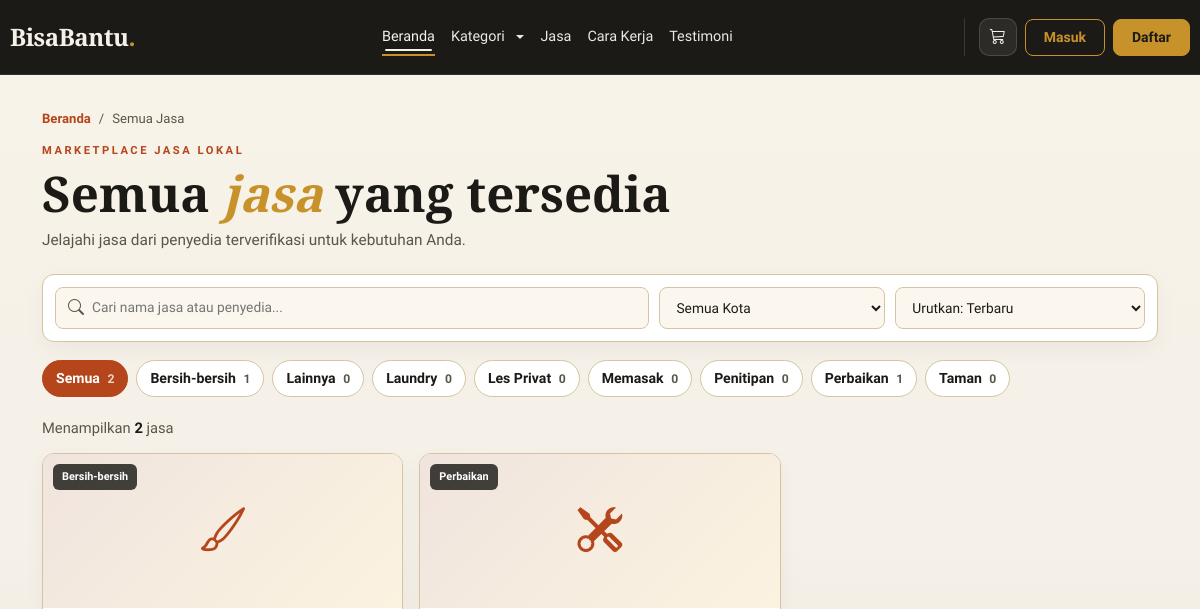
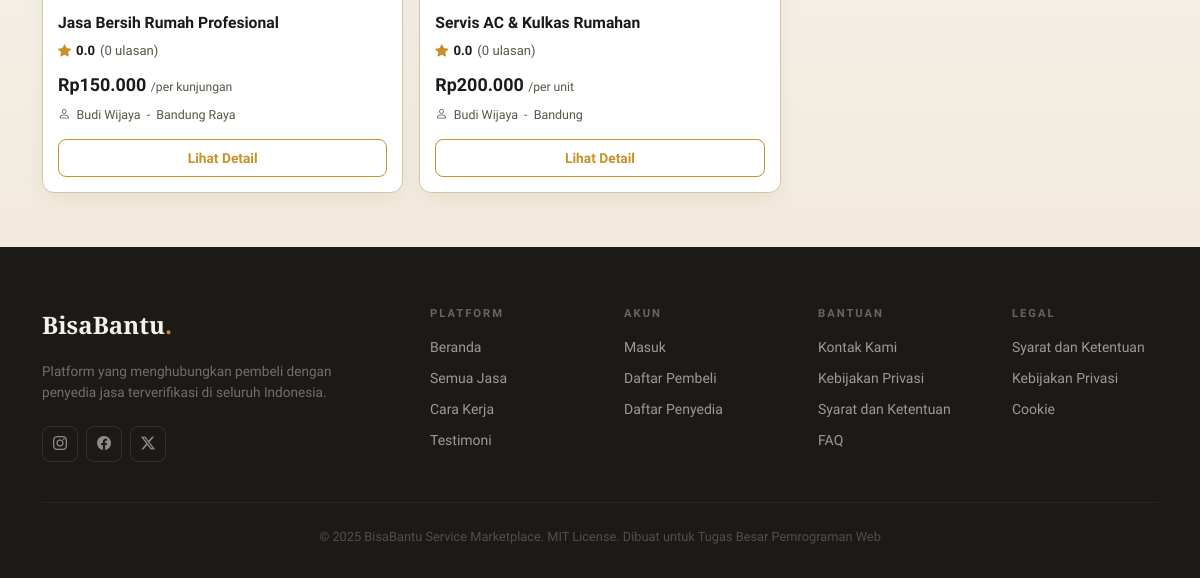
The page /index.php?page=services on the database as committed earlier (2 pictures, top to bottom).
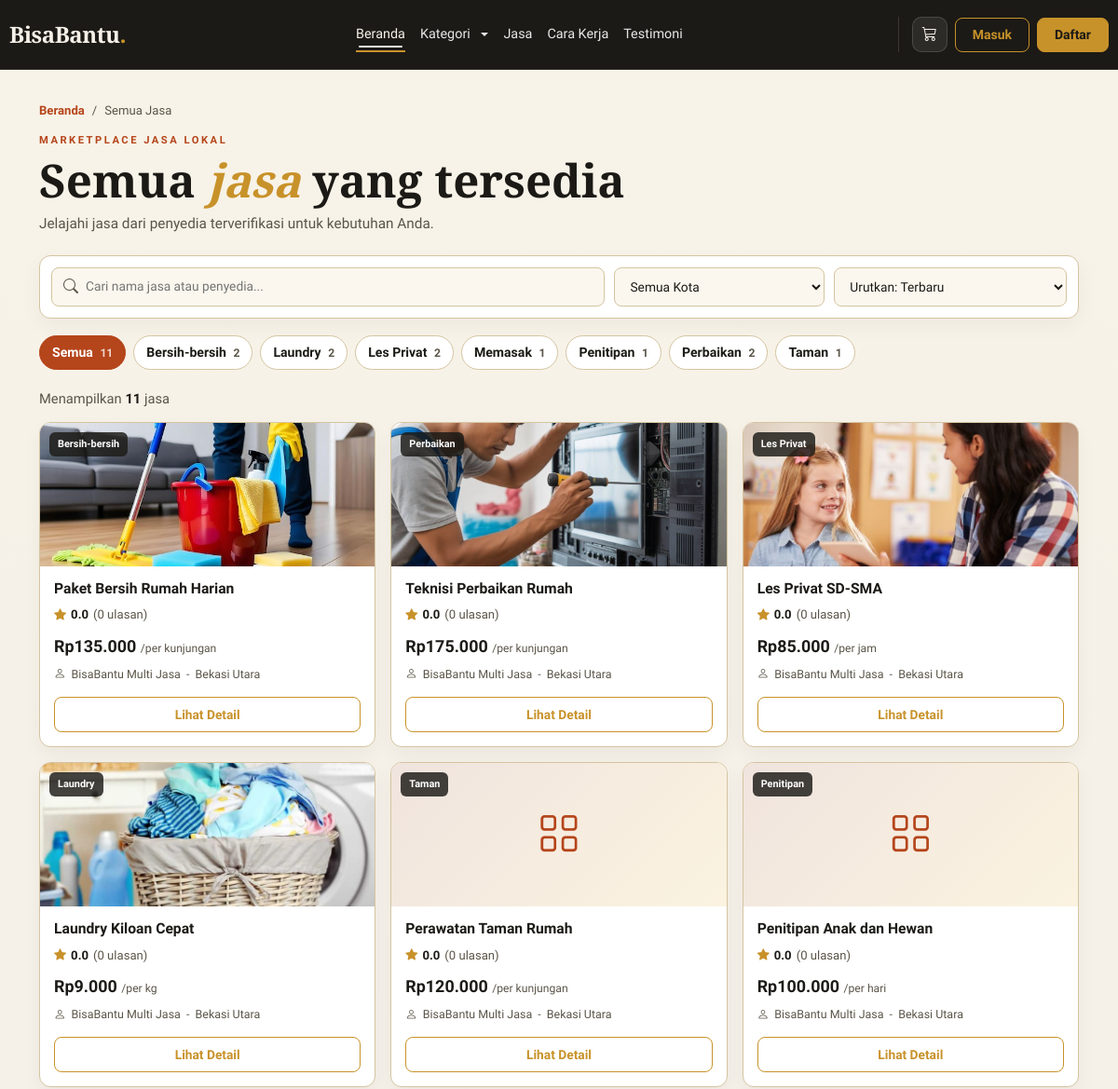
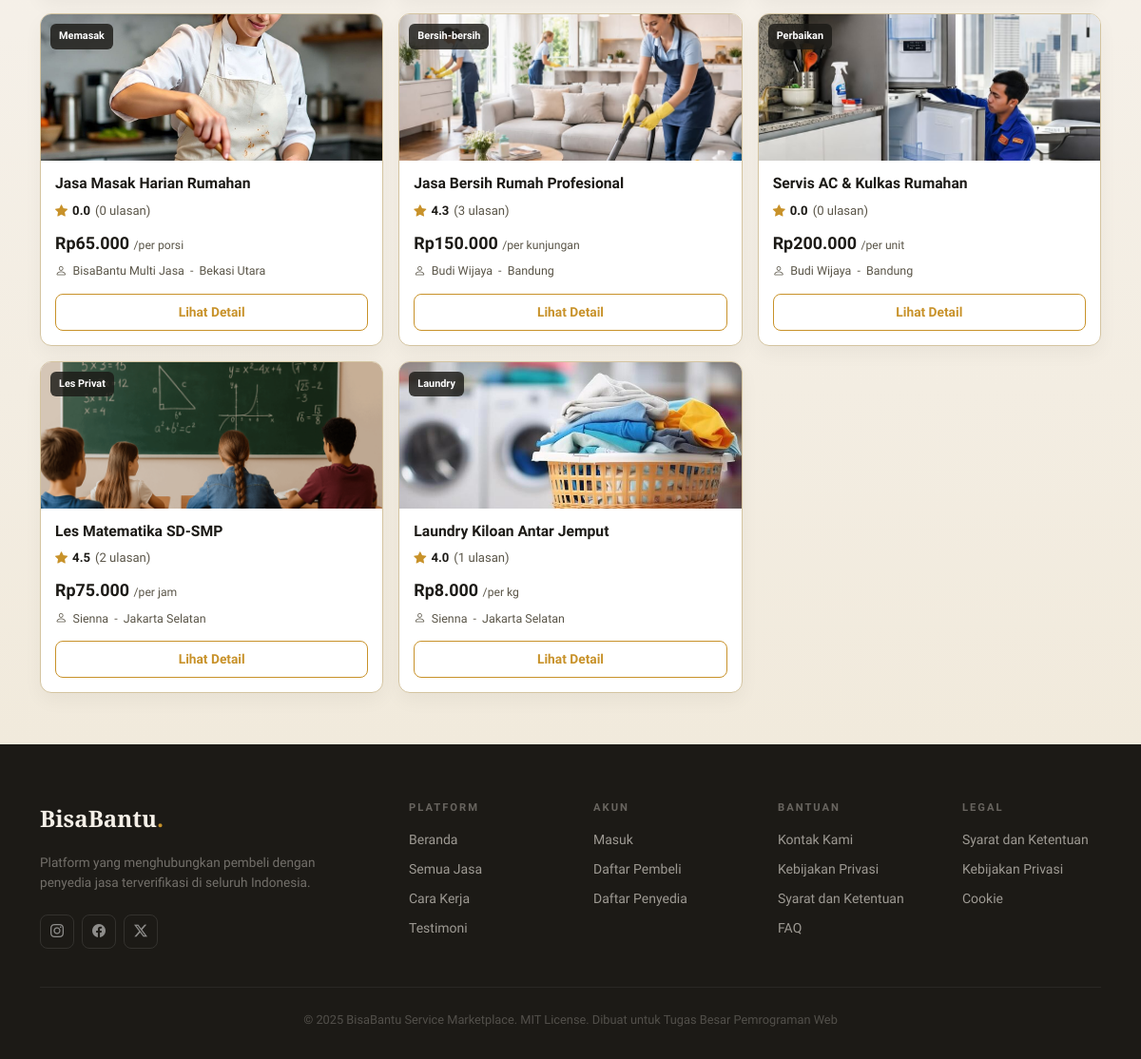
The same page on the database as committed later (2 pictures, top to bottom).
### tables this page shows
CREATE TABLE `categories` (
  `id` int NOT NULL AUTO_INCREMENT,
  `name` varchar(50) NOT NULL,
  `description` text,
  `created_at` timestamp NOT NULL DEFAULT CURRENT_TIMESTAMP,
  PRIMARY KEY (`id`)
);

CREATE TABLE `services` (
  `id` int NOT NULL AUTO_INCREMENT,
  `provider_id` int NOT NULL,
  `category_id` int NOT NULL,
  `title` varchar(200) NOT NULL,
  `description` text NOT NULL,
  `price` decimal(12,2) NOT NULL,
  `price_unit` varchar(20) DEFAULT 'per unit',
  `estimated_duration` varchar(50) DEFAULT NULL,
  `location` varchar(255) NOT NULL,
  `image` varchar(255) DEFAULT NULL,
  `is_active` tinyint(1) DEFAULT '1',
  `created_at` timestamp NOT NULL DEFAULT CURRENT_TIMESTAMP,
  `updated_at` timestamp NOT NULL DEFAULT CURRENT_TIMESTAMP ON UPDATE CURRENT_TIMESTAMP,
  PRIMARY KEY (`id`),
  KEY `provider_id` (`provider_id`),
  KEY `category_id` (`category_id`),
  CONSTRAINT `services_ibfk_1` FOREIGN KEY (`provider_id`) REFERENCES `users` (`id`) ON DELETE CASCADE,
  CONSTRAINT `services_ibfk_2` FOREIGN KEY (`category_id`) REFERENCES `categories` (`id`) ON DELETE RESTRICT
);

CREATE TABLE `users` (
  `id` int NOT NULL AUTO_INCREMENT,
  `name` varchar(100) NOT NULL,
  `email` varchar(100) NOT NULL,
  `password` varchar(255) NOT NULL,
  `role` enum('buyer','provider','admin') NOT NULL,
  `is_verified` tinyint(1) DEFAULT '0',
  `phone` varchar(20) DEFAULT NULL,
  `address` text,
  `remember_token` varchar(255) DEFAULT NULL,
  `profile_photo` varchar(255) DEFAULT NULL,
  `created_at` timestamp NOT NULL DEFAULT CURRENT_TIMESTAMP,
  `updated_at` timestamp NOT NULL DEFAULT CURRENT_TIMESTAMP ON UPDATE CURRENT_TIMESTAMP,
  PRIMARY KEY (`id`),
  UNIQUE KEY `email` (`email`)
);

### src/helpers/functions.php (called while the page is built, shortened)
<?php
function base_url($path = '') {
    $scheme = (!empty($_SERVER['HTTPS']) && $_SERVER['HTTPS'] !== 'off') ? 'https' : 'http';
    $host = $_SERVER['HTTP_HOST'] ?? 'localhost';
    $scriptDir = rtrim(dirname($_SERVER['SCRIPT_NAME']), '/\\');
    $base = $scheme . '://' . $host . $scriptDir;
    return rtrim($base, '/\\') . '/' . ltrim($path, '/\\');
}
function e($value) {
    return htmlspecialchars($value, ENT_QUOTES, 'UTF-8');
}
function format_rupiah($amount) {
    return 'Rp' . number_format((float) $amount, 0, ',', '.');
}
function category_icon($name) {
    $icons = [
        'bersih' => 'bi-brush',
        'perbaikan' => 'bi-tools',
        'les' => 'bi-mortarboard',
        'laundry' => 'bi-basket',
        'kecantikan' => 'bi-stars',
        'transport' => 'bi-truck',
    ];
    $lower = strtolower($name);
    foreach ($icons as $key => $icon) {
        if (str_contains($lower, $key)) {
            return $icon;
        }
    }
    return 'bi-grid';
}
function slugify($value) {
    $value = strtolower(trim((string) $value));
    $value = preg_replace('/[^a-z0-9]+/i', '-', $value);
    return trim($value, '-') ?: 'lainnya';
}

### src/models/CategoryModel.php (called while the page is built, shortened)
<?php
class CategoryModel {
    private $pdo;
    public function __construct($pdo) {
        $this->pdo = $pdo;
    }
    public function getAllWithServiceCount() {
        $stmt = $this->pdo->query('
            SELECT c.*, COUNT(u.id) as service_count
            FROM categories c
            LEFT JOIN services s ON s.category_id = c.id AND s.is_active = 1
            LEFT JOIN users u ON s.provider_id = u.id AND u.is_verified = 1
            GROUP BY c.id
            ORDER BY c.name ASC
        ');
        return $stmt->fetchAll();
    }
}

### src/models/ServiceModel.php (called while the page is built, shortened)
<?php
class ServiceModel {
    private $pdo;
    public function __construct($pdo) {
        $this->pdo = $pdo;
    }
    public function getAllActive() {
        $stmt = $this->pdo->query('
            SELECT s.*, u.name as provider_name, u.is_verified as provider_verified, c.name as category_name,
                   COALESCE(AVG(r.rating), 0) as avg_rating,
                   COUNT(r.id) as review_count
            FROM services s
            JOIN users u ON s.provider_id = u.id
            JOIN categories c ON s.category_id = c.id
            LEFT JOIN reviews r ON r.service_id = s.id
            WHERE s.is_active = 1 AND u.is_verified = 1
            GROUP BY s.id
            ORDER BY s.created_at DESC
        ');
        return $stmt->fetchAll();
    }
}

### src/views/public/services.php (the view, shortened to what the rows shown need)
<?php
require_once __DIR__ . '/../../models/ServiceModel.php';
require_once __DIR__ . '/../../models/CategoryModel.php';
$serviceModel = new ServiceModel($pdo);
$categoryModel = new CategoryModel($pdo);
$services = $serviceModel->getAllActive();
$categories = $categoryModel->getAllWithServiceCount();
$requestedCategory = slugify($_GET['category'] ?? 'semua');
?>
<main class="services-page">
    <div class="container">
        <header class="services-heading">
            <h1>Semua <em>jasa</em> yang tersedia</h1>
        </header>
        <div class="services-category-pills" role="group" aria-label="Filter kategori">
            <button type="button" class="services-category-pill<?= $requestedCategory === 'semua' ? ' active' : '' ?>" data-category="semua">Semua <span><?= count($services) ?></span></button>
            <?php foreach ($categories as $category): ?>
                <?php $slug = slugify($category['name']); ?>
                <button type="button" class="services-category-pill<?= $requestedCategory === $slug ? ' active' : '' ?>" data-category="<?= e($slug) ?>">
                    <?= e($category['name']) ?> <span><?= (int) $category['service_count'] ?></span>
                </button>
            <?php endforeach; ?>
        </div>
        <section id="allServicesGrid" class="row g-3" aria-live="polite">
            <?php foreach ($services as $service): ?>
                <?php
                $categorySlug = slugify($service['category_name']);
                $rating = (float) $service['avg_rating'];
                $imagePath = $service['image'] ? 'src/assets/uploads/services/' . $service['image'] : '';
                $hasImage = $imagePath && is_file(__DIR__ . '/../../../' . ltrim($imagePath, '/'));
                ?>
                <div class="col-sm-6 col-lg-4 col-xxl-3 all-service-item"
                     data-category="<?= e($categorySlug) ?>"
                     data-location="<?= e(strtolower($service['location'])) ?>"
                     data-search="<?= e(strtolower($service['title'] . ' ' . $service['provider_name'] . ' ' . $service['category_name'] . ' ' . $service['location'])) ?>"
                     data-price="<?= (float) $service['price'] ?>"
                     data-rating="<?= $rating ?>"
                     data-created="<?= e($service['created_at']) ?>">
                    <article class="all-service-card">
                        <div class="all-service-image">
                            <span class="all-service-category"><?= e($service['category_name']) ?></span>
                            <?php if ($hasImage): ?>
                                <img src="<?= e(base_url($imagePath)) ?>" alt="<?= e($service['title']) ?>">
                            <?php else: ?>
                                <i class="bi <?= e(category_icon($service['category_name'])) ?>" aria-hidden="true"></i>
                            <?php endif; ?>
                        </div>
                        <div class="all-service-body">
                            <h2><?= e($service['title']) ?></h2>
                            <div class="all-service-rating" aria-label="Rating <?= e(number_format($rating, 1)) ?> dari <?= (int) $service['review_count'] ?> ulasan">
                                <i class="bi bi-star-fill"></i><strong><?= e(number_format($rating, 1)) ?></strong><span>(<?= (int) $service['review_count'] ?> ulasan)</span>
                            </div>
                            <p class="all-service-price"><?= e(format_rupiah($service['price'])) ?> <span>/<?= e($service['price_unit']) ?></span></p>
                            <p class="all-service-provider"><i class="bi bi-person"></i><?= e($service['provider_name']) ?> <span>-</span> <?= e($service['location']) ?></p>
                            <a href="<?= base_url('index.php?page=service_detail&id=' . (int) $service['id']) ?>" class="btn btn-outline-custom w-100">Lihat Detail</a>
                        </div>
                    </article>
                </div>
            <?php endforeach; ?>
        </section>
    </div>
</main>

Rows that differ between the two databases and show on the page:
removed categories: name "Lainnya", service_count "0"
changed categories "Bersih-bersih": service_count "1" → "2"
changed categories "Laundry": service_count "0" → "2"
changed categories "Les Privat": service_count "0" → "2"
changed categories "Memasak": service_count "0" → "1"
changed categories "Penitipan": service_count "0" → "1"
changed categories "Perbaikan": service_count "1" → "2"
changed categories "Taman": service_count "0" → "1"
added services: category.name "Bersih-bersih", image (picture), title "Paket Bersih Rumah Harian", rating "0.0", review_count "0", price "Rp135.000", price_unit "per kunjungan", provider.name "BisaBantu Multi Jasa", location "Bekasi Utara"
added services: category.name "Perbaikan", image (picture), title "Teknisi Perbaikan Rumah", rating "0.0", review_count "0", price "Rp175.000", price_unit "per kunjungan", provider.name "BisaBantu Multi Jasa", location "Bekasi Utara"
added services: category.name "Les Privat", image (picture), title "Les Privat SD-SMA", rating "0.0", review_count "0", price "Rp85.000", price_unit "per jam", provider.name "BisaBantu Multi Jasa", location "Bekasi Utara"
added services: category.name "Laundry", image (picture), title "Laundry Kiloan Cepat", rating "0.0", review_count "0", price "Rp9.000", price_unit "per kg", provider.name "BisaBantu Multi Jasa", location "Bekasi Utara"
added services: category.name "Taman", title "Perawatan Taman Rumah", rating "0.0", review_count "0", price "Rp120.000", price_unit "per kunjungan", provider.name "BisaBantu Multi Jasa", location "Bekasi Utara"
added services: category.name "Penitipan", title "Penitipan Anak dan Hewan", rating "0.0", review_count "0", price "Rp100.000", price_unit "per hari", provider.name "BisaBantu Multi Jasa", location "Bekasi Utara"
added services: category.name "Memasak", image (picture), title "Jasa Masak Harian Rumahan", rating "0.0", review_count "0", price "Rp65.000", price_unit "per porsi", provider.name "BisaBantu Multi Jasa", location "Bekasi Utara"
changed services "Rp150.000": image: picture added; rating "0.0" → "4.3"; review_count "0" → "3"; location "Bandung Raya" → "Bandung"
changed services "Rp200.000": image: picture added
now on this page (row edited): services: category.name "Les Privat", image (picture), title "Les Matematika SD-SMP", rating "4.5", review_count "2", price "Rp75.000", price_unit "per jam", provider.name "Sienna", location "Jakarta Selatan"
now on this page (row edited): services: category.name "Laundry", image (picture), title "Laundry Kiloan Antar Jemput", rating "4.0", review_count "1", price "Rp8.000", price_unit "per kg", provider.name "Sienna", location "Jakarta Selatan"
Other text that changed with them:
count($services): "2" → "11"
text written by a page script: "Menampilkan 2 jasa" → "Menampilkan 11 jasa"
